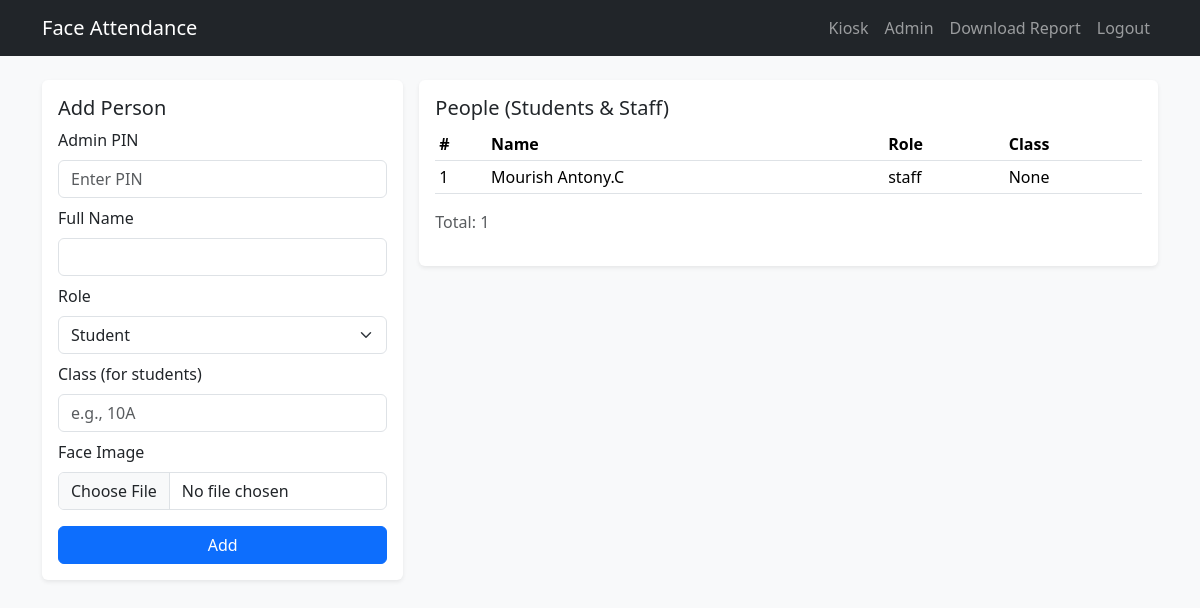
Before: /admin (signed in) with the older database file.
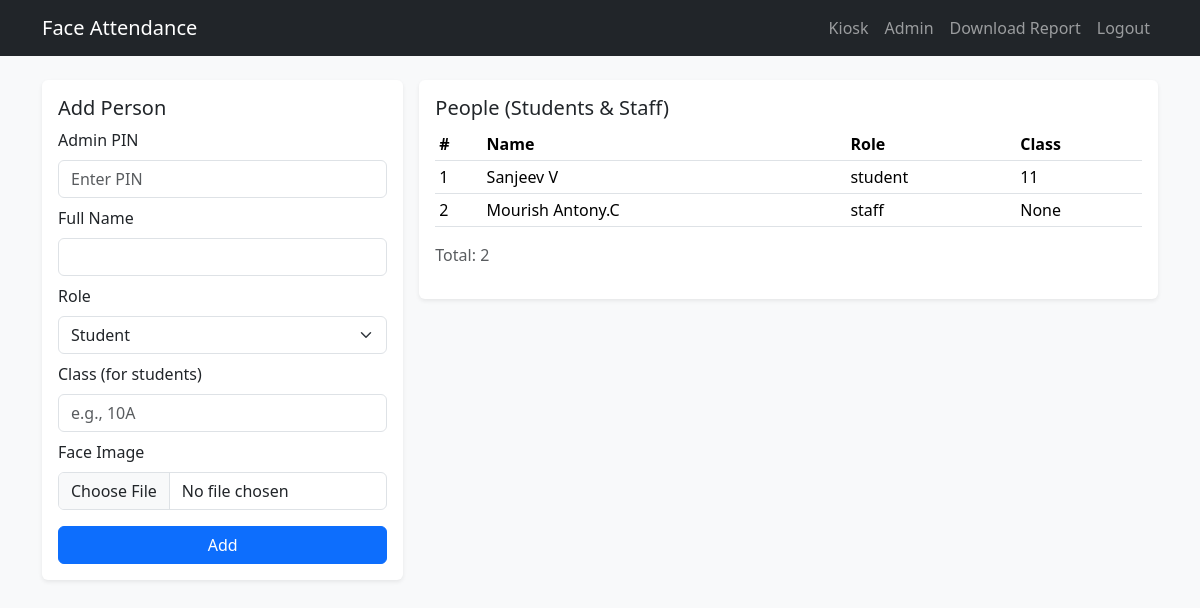
After: the same page with the newer database file.
### models.py (models this page shows)
class Person(db.Model):
    __tablename__ = "people"
    id = db.Column(db.Integer, primary_key=True)
    name = db.Column(db.String, nullable=False, unique=True)
    role = db.Column(db.String, nullable=False)  # 'student' or 'staff'
    class_name = db.Column(db.String, nullable=True)  # for students
    embedding = db.Column(db.Text, nullable=False)

### app.py (the view, shortened to what this page needs)
@app.route("/admin", methods=["GET", "POST"])
@login_required
def admin():
    people = Person.query.order_by(Person.role.desc(),
                                   Person.class_name.asc(),
                                   Person.name.asc()).all()
    return render_template("admin.html", people=people)

### app.py (called while the page is built)
def login_required(f):
    @wraps(f)
    def decorated_function(*args, **kwargs):
        if not session.get("logged_in"):
            flash("Please log in first", "warning")
            return redirect(url_for("login"))
        return f(*args, **kwargs)
    return decorated_function

### templates/admin.html (shortened to what this page needs)
{% extends "base.html" %}
{% block content %}
<div class="row g-3">
  <div class="col-lg-4">
    <div class="p-3 bg-white rounded shadow-sm">
      <h5>Add Person</h5>
      <form method="post" enctype="multipart/form-data">
        <div class="mb-2">
          <label class="form-label">Admin PIN</label>
          <input class="form-control" type="password" name="pin" placeholder="Enter PIN" required>
        </div>
        <div class="mb-2">
          <label class="form-label">Full Name</label>
          <input class="form-control" type="text" name="name" required>
        </div>
        <div class="mb-2">
          <label class="form-label">Role</label>
          <select class="form-select" name="role">
            <option value="student">Student</option>
          </select>
        </div>
        <div class="mb-2">
          <label class="form-label">Class (for students)</label>
          <input class="form-control" type="text" name="class_name" placeholder="e.g., 10A">
        </div>
        <div class="mb-3">
          <label class="form-label">Face Image</label>
          <input class="form-control" type="file" name="image" accept="image/*" required>
        </div>
        <button class="btn btn-primary w-100" type="submit">Add</button>
      </form>
    </div>
  </div>
  <div class="col-lg-8">
    <div class="p-3 bg-white rounded shadow-sm">
      <h5>People (Students & Staff)</h5>
      <div class="table-responsive">
        <table class="table table-sm">
          <thead><tr><th>#</th><th>Name</th><th>Role</th><th>Class</th></tr></thead>
          <tbody>
            {% for p in people %}
              <tr><td>{{ loop.index }}</td><td>{{ p.name }}</td><td>{{ p.role }}</td><td>{{ p.class_name }}</td></tr>
            {% endfor %}
          </tbody>
        </table>
      </div>
      <p class="text-muted">Total: {{ people|length }}</p>
    </div>
  </div>
</div>
{% endblock %}

### templates/base.html (shortened to what this page needs)
<!doctype html>
<html lang="en">
  <head>
    <link rel="stylesheet" href="https://cdn.jsdelivr.net/npm/bootstrap@5.3.2/dist/css/bootstrap.min.css">
    <link rel="stylesheet" href="{{ url_for('static', filename='css/styles.css') }}">
  </head>
  <body class="bg-light">
    <nav class="navbar navbar-expand-lg navbar-dark bg-dark">
      <div class="container">
        <a class="navbar-brand" href="{{ url_for('index') }}">Face Attendance</a>
        <div class="navbar-nav">
          <a class="nav-link" href="{{ url_for('kiosk') }}">Kiosk</a>
          <a class="nav-link" href="{{ url_for('admin') }}">Admin</a>
          <a class="nav-link" href="{{ url_for('monthly_report') }}">Download Report</a>
          <a class="nav-link" href="{{ url_for('logout') }}">Logout</a>
        </div>
      </div>
    </nav>
    <main class="container py-4">
      {% block content %}{% endblock %}
    </main>
  </body>
</html>

### static/css/styles.css (style rules this page uses)
body { min-height: 100vh; }

Changed rows visible on the page:
added Person: name "Sanjeev V", role "student", class_name "11"
Other visible differences:
{{ people|length }}: "1" → "2"
